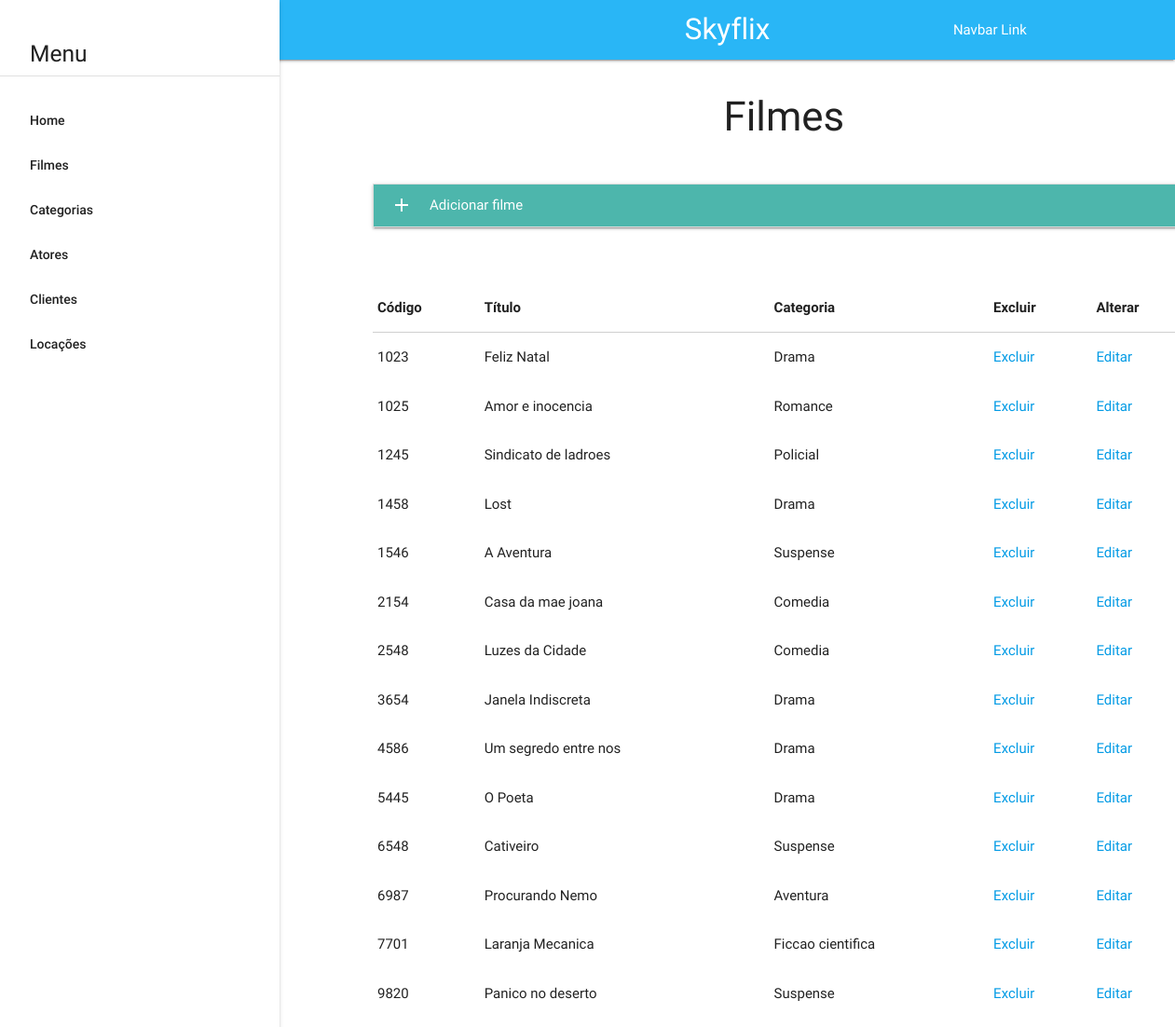
Screenshot of /filmes.php with the database file from the repository.
### tables this page shows
CREATE TABLE IF NOT EXISTS `filmes` (
  `cod_filme` int(10) NOT NULL,
  `titulo` varchar(50) NOT NULL,
  `nome_categoria` varchar(30) NOT NULL,
  PRIMARY KEY (`cod_filme`)
);

### back-end/MostrarFilm.php (called while the page is built, shortened)
<?php
     $pega_dados = mysql_query("SELECT * FROM filmes");
?>

### filmes.php (the view, shortened to what this page needs)
<!DOCTYPE html>
<html lang="en">
<head>
  <link href="css/materialize.css" type="text/css" rel="stylesheet" media="screen,projection"/>
  <link href="css/style.css" type="text/css" rel="stylesheet" media="screen,projection"/>
</head>
<body>
  <nav class="light-blue lighten-1" role="navigation">
    <div class="nav-wrapper container"><a id="logo-container" href="#" class="brand-logo center">Skyflix</a>
      <ul class="right hide-on-med-and-down">
        <li><a href="#">Navbar Link</a></li>
      </ul>
    </div>
  </nav>
  <div class="content container" style="margin-left: 400px;">
    <div class="section">
      <div class="row">
        <div class="col s12">
        <h3 class="center ">Filmes</h3><br>
        <?php
        switch (($_POST['action'])) {
        case "":
?>
        <form action="" method="post" name="novo_filme">
          <ul class="collapsible" data-collapsible="accordion">
            <li>
              <div class="collapsible-header teal lighten-2 white-text"><i class="material-icons">add</i>Adicionar filme</div>
            </li>
          </ul>
        </form>
        <br><br>
        <form action="" method="post" name="filmes">
          <table>
            <thead>
              <tr>
                  <th data-field="id">Código</th>
                  <th data-field="name">Título</th>
                  <th data-field="price">Categoria</th>
                  <th data-field="price">Excluir</th>
                  <th data-field="price">Alterar</th>
              </tr>
            </thead>
            <tbody>
<?php
            include('back-end/MostrarFilm.php');
           while($mostra_dados = mysql_fetch_array($pega_dados)){
               $cod_filme = $mostra_dados['cod_filme'];
               $titulo  = $mostra_dados['titulo'];
               $nome_categoria= $mostra_dados['nome_categoria'];
?>
              <tr>
                <td><?=$cod_filme?></td>
                <td><?=$titulo?></td>
                <td><?=$nome_categoria?></td>
                <td><a class="cursor" onclick="document.filmes.action.value='excluir_filme'; document.filmes.cod_filme.value=<?=$cod_filme?>; filmes.submit();">Excluir</a></td>
                <td><a class="cursor" onclick="document.filmes.action.value='alterar_filme'; document.filmes.cod_filme.value=<?=$cod_filme?>; filmes.submit();">Editar</a></td>
              </tr>
<?php
           }
?>
            </tbody>
          </table>
        </form>
        <br><br>
<?php
            break;
?><br>
<?php
        }
        ?>
        </div>
      </div>
    </div>
  </div>
  <?php
  include('nav.php');
  ?>
  </body>
</html>

### nav.php
<ul id="slide-out" class="side-nav fixed">
  <li><div class="userView">
    <h5>Menu</h5>
  </div></li>
  <li><div class="divider"></div></li><br>
  <li><a href="index.php">Home</a></li>
  <li><a href="filmes.php">Filmes</a></li>
  <li><a href="categorias.php">Categorias</a></li>
  <li><a href="atores.php">Atores</a></li>
  <li><a href="clientes.php">Clientes</a></li>
  <li><a href="clientes.php">Locações</a></li>
</ul>

### css/style.css (style rules this page uses)
header, main, footer, nav { padding-left: 300px; }
.cursor { cursor: pointer; }

### rows the page displays
filmes: cod_filme "1023", titulo "Feliz Natal", nome_categoria "Drama"
filmes: cod_filme "1025", titulo "Amor e inocencia", nome_categoria "Romance"
filmes: cod_filme "1245", titulo "Sindicato de ladroes", nome_categoria "Policial"
filmes: cod_filme "1458", titulo "Lost", nome_categoria "Drama"
filmes: cod_filme "1546", titulo "A Aventura", nome_categoria "Suspense"
filmes: cod_filme "2154", titulo "Casa da mae joana", nome_categoria "Comedia"
filmes: cod_filme "2548", titulo "Luzes da Cidade", nome_categoria "Comedia"
filmes: cod_filme "3654", titulo "Janela Indiscreta", nome_categoria "Drama"
filmes: cod_filme "4586", titulo "Um segredo entre nos", nome_categoria "Drama"
filmes: cod_filme "5445", titulo "O Poeta", nome_categoria "Drama"
filmes: cod_filme "6548", titulo "Cativeiro", nome_categoria "Suspense"
filmes: cod_filme "6987", titulo "Procurando Nemo", nome_categoria "Aventura"
filmes: cod_filme "7701", titulo "Laranja Mecanica", nome_categoria "Ficcao cientifica"
filmes: cod_filme "9820", titulo "Panico no deserto", nome_categoria "Suspense"
